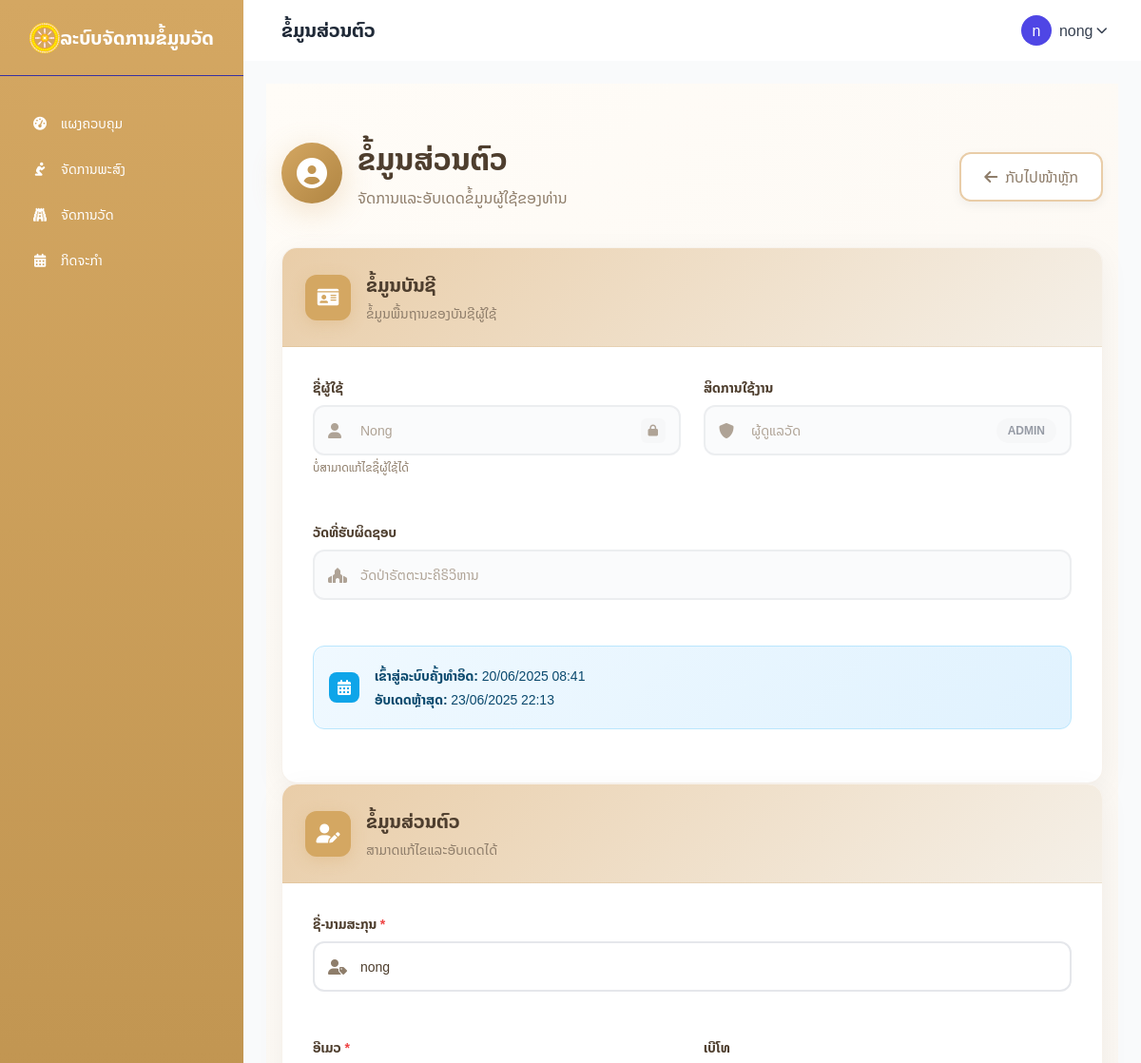
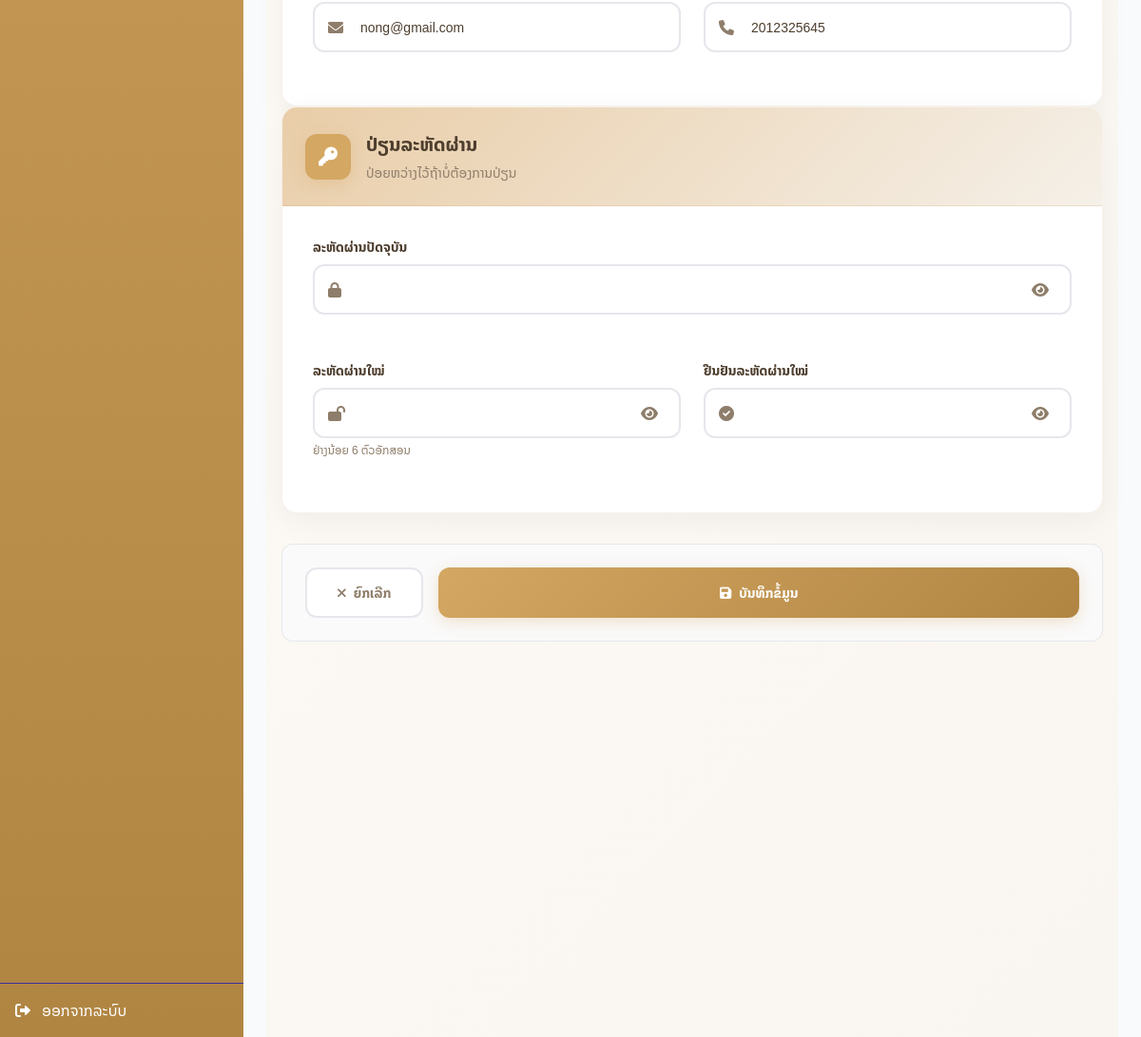
The page /auth/profile.php (signed in) on the database its author committed (2 pictures, top to bottom).
### tables this page shows
CREATE TABLE `users` (
  `id` int(11) NOT NULL,
  `temple_id` int(11) DEFAULT NULL,
  `username` varchar(50) NOT NULL,
  `password` varchar(255) NOT NULL,
  `name` varchar(100) DEFAULT NULL,
  `role` enum('superadmin','admin','user','province_admin') DEFAULT 'user',
  `created_at` datetime DEFAULT current_timestamp(),
  `email` varchar(255) DEFAULT NULL,
  `phone` varchar(20) DEFAULT NULL,
  `status` enum('active','pending','inactive') NOT NULL DEFAULT 'pending',
  `updated_at` timestamp NULL DEFAULT NULL,
  `reset_token` varchar(255) DEFAULT NULL,
  `reset_token_expires` datetime DEFAULT NULL
);

CREATE TABLE `temples` (
  `id` int(11) NOT NULL,
  `name` varchar(255) NOT NULL,
  `address` text DEFAULT NULL,
  `phone` varchar(50) DEFAULT NULL,
  `email` varchar(255) DEFAULT NULL,
  `website` varchar(255) DEFAULT NULL,
  `founding_date` date DEFAULT NULL,
  `abbot_name` varchar(255) DEFAULT NULL,
  `description` text DEFAULT NULL,
  `photo` varchar(255) DEFAULT NULL,
  `logo` varchar(255) DEFAULT NULL,
  `latitude` decimal(10,8) DEFAULT NULL,
  `longitude` decimal(11,8) DEFAULT NULL,
  `status` enum('active','inactive') DEFAULT 'active',
  `created_at` timestamp NOT NULL DEFAULT current_timestamp(),
  `updated_at` timestamp NOT NULL DEFAULT current_timestamp() ON UPDATE current_timestamp(),
  `province_id` int(11) DEFAULT NULL,
  `district_id` int(11) DEFAULT NULL
);

### config/base_url.php (called while the page is built, shortened)
<?php
$base_url = "http://localhost/temples/";
?>

### auth/profile.php (the view, shortened to what this page needs)
<?php
require_once '../config/db.php';
require_once '../config/base_url.php';
$user_id = $_SESSION['user']['id'];
try {
    $stmt = $pdo->prepare("SELECT u.*, t.name as temple_name FROM users u LEFT JOIN temples t ON u.temple_id = t.id WHERE u.id = ?");
    $stmt->execute([$user_id]);
    $user_data = $stmt->fetch(PDO::FETCH_ASSOC);
} catch (PDOException $e) {
    $error_message = "ເກີດຂໍ້ຜິດພາດ: " . $e->getMessage();
}
require_once '../includes/header.php';
?>
<div class="page-container">
    <div class="container mx-auto px-4 py-6">
        <div class="max-w-4xl mx-auto">
            <div class="profile-header">
                <div class="flex flex-col lg:flex-row items-start lg:items-center justify-between mb-6">
                    <div class="profile-header-content">
                        <div class="flex items-center mb-2">
                            <div class="profile-avatar">
                                <i class="fas fa-user-circle"></i>
                            </div>
                            <div class="ml-4">
                                <h1 class="profile-title">ຂໍ້ມູນສ່ວນຕົວ</h1>
                                <p class="profile-subtitle">ຈັດການແລະອັບເດດຂໍ້ມູນຜູ້ໃຊ້ຂອງທ່ານ</p>
                            </div>
                        </div>
                    </div>
                    <div class="profile-actions mt-4 lg:mt-0">
                        <a href="<?= $base_url ?>dashboard.php" class="btn-back">
                            <i class="fas fa-arrow-left"></i>
                            <span class="hidden sm:inline">ກັບໄປໜ້າຫຼັກ</span>
                        </a>
                    </div>
                </div>
            </div>
            <div class="profile-content">
                <form method="post" action="" id="profileForm">
                    <div class="info-card account-info">
                        <div class="card-header">
                            <div class="card-header-icon">
                                <i class="fas fa-id-card"></i>
                            </div>
                            <div class="card-header-content">
                                <h2 class="card-title">ຂໍ້ມູນບັນຊີ</h2>
                                <p class="card-subtitle">ຂໍ້ມູນພື້ນຖານຂອງບັນຊີຜູ້ໃຊ້</p>
                            </div>
                        </div>
                        <div class="card-body">
                            <div class="grid grid-cols-1 md:grid-cols-2 gap-6">
                                <div class="form-group">
                                    <label for="username" class="form-label">ຊື່ຜູ້ໃຊ້</label>
                                    <div class="input-group disabled">
                                        <div class="input-icon">
                                        </div>
                                        <input type="text" id="username" value="<?= htmlspecialchars($user_data['username']) ?>"
                                               class="form-control" disabled>
                                        <div class="input-badge">
                                            <i class="fas fa-lock"></i>
                                        </div>
                                    </div>
                                    <p class="form-help">ບໍ່ສາມາດແກ້ໄຂຊື່ຜູ້ໃຊ້ໄດ້</p>
                                </div>
                                <div class="form-group">
                                    <label for="role" class="form-label">ສິດການໃຊ້ງານ</label>
                                    <div class="input-group disabled">
                                        <div class="input-icon">
                                        </div>
                                        <input type="text" id="role"
                                               value="<?= htmlspecialchars($user_data['role'] === 'superadmin' ? 'ຜູ້ດູແລລະບົບ' : ($user_data['role'] === 'admin' ? 'ຜູ້ດູແລວັດ' : 'ຜູ້ໃຊ້ທົ່ວໄປ')) ?>"
                                               class="form-control" disabled>
                                        <div class="status-badge <?= $user_data['role'] === 'superadmin' ? 'badge-admin' : 'badge-user' ?>">
                                            <?= htmlspecialchars($user_data['role']) ?>
                                        </div>
                                    </div>
                                </div>
                                <?php if (!empty($user_data['temple_name'])): ?>
                                <div class="form-group md:col-span-2">
                                    <label for="temple" class="form-label">ວັດທີ່ຮັບຜິດຊອບ</label>
                                    <div class="input-group disabled">
                                        <div class="input-icon">
                                        </div>
                                        <input type="text" id="temple" value="<?= htmlspecialchars($user_data['temple_name']) ?>"
                                               class="form-control" disabled>
                                    </div>
                                </div>
                                <?php endif; ?>
                                <div class="form-group md:col-span-2">
                                    <div class="info-banner">
                                        <div class="info-banner-icon">
                                            <i class="fas fa-calendar-alt"></i>
                                        </div>
                                        <div class="info-banner-content">
                                            <p><strong>ເຂົ້າສູ່ລະບົບຄັ້ງທຳອິດ:</strong> <?= date('d/m/Y H:i', strtotime($user_data['created_at'])) ?></p>
                                            <p><strong>ອັບເດດຫຼ້າສຸດ:</strong> <?= date('d/m/Y H:i', strtotime($user_data['updated_at'])) ?></p>
                                        </div>
                                    </div>
                                </div>
                            </div>
                        </div>
                    </div>
                    <div class="info-card personal-info">
                        <div class="card-header">
                            <div class="card-header-icon">
                                <i class="fas fa-user-edit"></i>
                            </div>
                            <div class="card-header-content">
                                <h2 class="card-title">ຂໍ້ມູນສ່ວນຕົວ</h2>
                                <p class="card-subtitle">ສາມາດແກ້ໄຂແລະອັບເດດໄດ້</p>
                            </div>
                        </div>
                        <div class="card-body">
                            <div class="grid grid-cols-1 md:grid-cols-2 gap-6">
                                <div class="form-group md:col-span-2">
                                    <label for="name" class="form-label required">ຊື່-ນາມສະກຸນ</label>
                                    <div class="input-group">
                                        <div class="input-icon">
                                        </div>
                                        <input type="text" id="name" name="name" value="<?= htmlspecialchars($user_data['name']) ?>"
                                               class="form-control" required>
                                    </div>
                                </div>
                                <div class="form-group">
                                    <label for="email" class="form-label required">ອີເມວ</label>
                                    <div class="input-group">
                                        <div class="input-icon">
                                        </div>
                                        <input type="email" id="email" name="email" value="<?= htmlspecialchars($user_data['email']) ?>"
                                               class="form-control" required>
                                    </div>
                                </div>
                                <div class="form-group">
                                    <label for="phone" class="form-label">ເບີໂທ</label>
                                    <div class="input-group">
                                        <div class="input-icon">
                                        </div>
                                        <input type="text" id="phone" name="phone" value="<?= htmlspecialchars($user_data['phone']) ?>"
                                               class="form-control">
                                    </div>
                                </div>
                            </div>
                        </div>
                    </div>
                    <div class="info-card password-change">
                        <div class="card-header">
                            <div class="card-header-icon">
                                <i class="fas fa-key"></i>
                            </div>
                            <div class="card-header-content">
                                <h2 class="card-title">ປ່ຽນລະຫັດຜ່ານ</h2>
                                <p class="card-subtitle">ປ່ອຍຫວ່າງໄວ້ຖ້າບໍ່ຕ້ອງການປ່ຽນ</p>
                            </div>
                        </div>
                        <div class="card-body">
                            <div class="grid grid-cols-1 md:grid-cols-2 gap-6">
                                <div class="form-group md:col-span-2">
                                    <label for="current_password" class="form-label">ລະຫັດຜ່ານປັດຈຸບັນ</label>
                                    <div class="input-group">
                                        <div class="input-icon">
                                        </div>
                                        <input type="password" id="current_password" name="current_password"
                                               class="form-control" autocomplete="current-password">
                                        <button type="button" class="password-toggle" data-target="current_password">
                                            <i class="fas fa-eye"></i>
                                        </button>
                                    </div>
                                </div>
                                <div class="form-group">
                                    <label for="new_password" class="form-label">ລະຫັດຜ່ານໃໝ່</label>
                                    <div class="input-group">
                                        <div class="input-icon">
                                        </div>
                                        <input type="password" id="new_password" name="new_password"
                                               class="form-control" autocomplete="new-password">
                                        <button type="button" class="password-toggle" data-target="new_password">
                                            <i class="fas fa-eye"></i>
                                        </button>
                                    </div>
                                    <p class="form-help">ຢ່າງນ້ອຍ 6 ຕົວອັກສອນ</p>
                                </div>
                                <div class="form-group">
                                    <label for="confirm_password" class="form-label">ຢືນຢັນລະຫັດຜ່ານໃໝ່</label>
                                    <div class="input-group">
                                        <div class="input-icon">
                                        </div>
                                        <input type="password" id="confirm_password" name="confirm_password"
                                               class="form-control" autocomplete="new-password">
                                        <button type="button" class="password-toggle" data-target="confirm_password">
                                            <i class="fas fa-eye"></i>
                                        </button>
                                    </div>
                                </div>
                            </div>
                        </div>
                    </div>
                    <div class="form-actions">
                        <div class="flex flex-col sm:flex-row gap-4">
                            <a href="<?= $base_url ?>dashboard.php" class="btn btn-secondary flex-1 sm:flex-none">
                                <i class="fas fa-times"></i>
                                <span>ຍົກເລີກ</span>
                            </a>
                            <button type="submit" class="btn btn-primary flex-1">
                                <i class="fas fa-save"></i>
                                <span>ບັນທຶກຂໍ້ມູນ</span>
                            </button>
                        </div>
                    </div>
                </form>
            </div>
        </div>
    </div>
</div>
 <link rel="stylesheet" href="<?= $base_url ?>assets/css/profile.css">
<?php require_once '../includes/footer.php'; ?>

### assets/css/head.css (style rules this page uses)
body { font-family: 'Noto Sans Lao', sans-serif; background-color: #F9FAFB; }
.page-container { background-image: url('../images/thai-pattern.svg'); background-repeat: repeat; background-size: 200px; background-opacity: 0.05; }
:root { --color-primary: #D4A762; --color-primary-dark: #B08542; --color-secondary: #9B7C59; --color-accent: #E9CDA8; --color-light: #F9F5F0; --color-lightest: #FFFCF7; --color-dark: #4E3E2E; --color-muted: #8E7D6A; --color-success: #7A9B78; --color-danger: #C57B70; }
body { color: var(--color-dark); background-color: var(--color-lightest); }
.btn-primary { background: linear-gradient(135deg, var(--color-primary), var(--color-primary-dark)); border-radius: 0.75rem; box-shadow: 0 4px 12px rgba(212, 167, 98, 0.3); padding: 0.75rem 1.5rem; font-weight: 600; }
.status-badge { display: inline-flex; align-items: center; gap: 0.5rem; padding: 0.4rem 1rem; border-radius: 2rem; font-size: 0.8rem; font-weight: 500; transition: all 0.2s; }
.btn { overflow: hidden; position: relative; }
.btn::after { content: ''; position: absolute; top: 50%; left: 50%; width: 100%; height: 0; padding-bottom: 100%; background: rgba(255, 255, 255, 0.3); border-radius: 50%; transform: translate(-50%, -50%) scale(0); opacity: 0; transition: transform 0.4s, opacity 0.3s; }

### rows shown on the page
users: username "Nong", role "ຜູ້ດູແລວັດ", role "ADMIN", temple.name "ວັດປ່າຣັຕຕະນະຄິຣິວິຫານ", created_at "20/06/2025 08:41", updated_at "23/06/2025 22:13", name "nong", email "nong@gmail.com", phone "2012325645"

### other values the page prints
$page_title "ຂໍ້ມູນສ່ວນຕົວ"
substr($_SESSION['user']['name'], 0, 1) "n"
$_SESSION['user']['name'] "nong"
